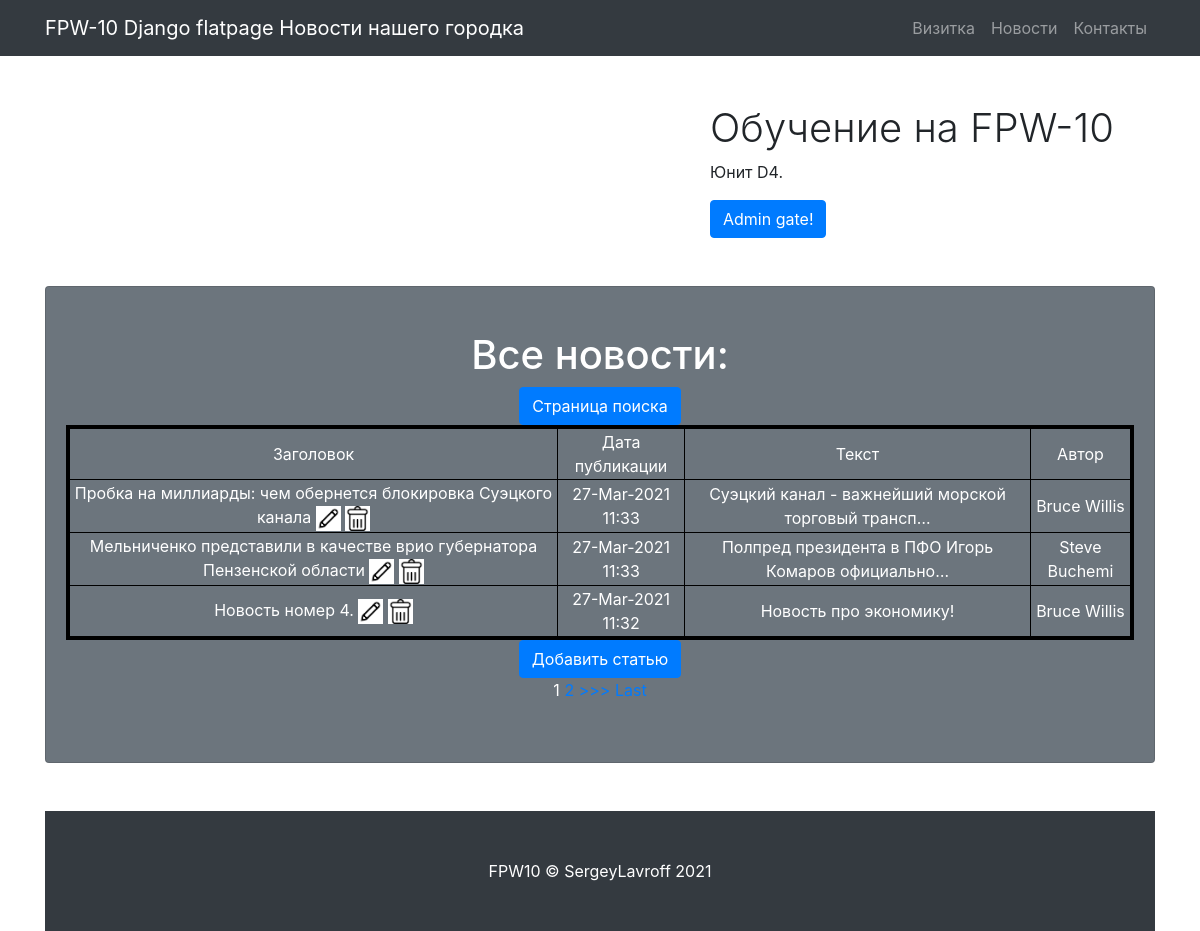
Page /news/ on the committed database.
### news/models.py (models this page shows, shortened)
class News(models.Model):
    title = models.CharField(
        max_length=255,
        unique=True,
    )
    creation_date = models.DateTimeField(auto_now_add=True)
    body = models.TextField()
    rating = models.IntegerField(default = 0)
    category = models.ForeignKey(
        to='Category',
        on_delete=models.CASCADE,
        related_name='news',)
    author = models.ForeignKey(
        to='Author',
        on_delete=models.CASCADE,
        related_name='news',)

class Author(models.Model):
    name = models.CharField(max_length=100, unique=True)
    def __str__(self):
        return f'{self.name.title()}'

### news/views.py (the view)
# urls.py: path('', NewsList.as_view()),
class NewsList(ListView):
    model = News
    template_name = 'news/news.html'
    context_object_name = 'news'
    ordering = ['-creation_date']
    paginate_by = 3

### news/templatetags/custom_filters.py (called while the page is built)
@register.filter(name='censor')
def censor(value):
    if isinstance(value, str):
        repl = ''
        for word in value.split():
            for pattern in PATTERN_1:
                if re.search(pattern, word.strip('.,;:?!-').lower()):
                    repl += '&%!%@' + ' '
                    break
            else:
                repl += word + ' '
        return str(repl)
    else:
        raise ValueError('Цензор обрабатывает только строки.')

### templates/news/news.html (shortened to what this page needs)
{% extends 'flatpages/default.html' %}
{% load static %}
{% load custom_filters %}
{% block title %}
Новости нашего городка
{% endblock title %}
{% block content %}
<h1>Все новости:</h1>
<a class="btn btn-primary" href="/news/search"> Страница поиска </a>
 {% if news %}
         <table bordercolor="black" border="4" width="100%">
            <tr>
                <td>
                    Заголовок
                </td>
                <td>
                    Дата публикации
                </td>
                <td>
                    Текст
                </td>
                <td>
                    Автор
                </td>
            </tr>
             {% for article in news|dictsortreversed:"creation_date" %}
             <tr>
                <td>
                    <a href="{% url 'article' article.id %}" style="color:white;">{{ article.title|censor }}</a>
                    <a href="{% url 'article_edit' article.id %}" style="color:white;">
                        <img border="0" alt="Редактировать" src="{% static 'edit.png' %}" width="25" height="25">
                    </a>
                    <a href="{% url 'article_delete' article.id %}" style="color:white;">
                        <img border="0" alt="Удалить" src="{% static 'delete.png' %}" width="25" height="25">
                    </a>
                </td>
                 <td>
                    {{ article.creation_date|date:'d-M-Y H:i' }}
                </td>
                <td>
                    {{ article.body|truncatechars:50|censor }}
                </td>
                 <td>
                    {{ article.author }}
                </td>
            </tr>
             {% endfor %}
        </table>
    {% else %}
        <h2> Нет новостей! </h2>
    {% endif %}
<a class="btn btn-primary" href="{% url 'article_create' %}">Добавить статью</a> <br>
{% if is_paginated %}
    {% for num in page_obj.paginator.page_range %}
        {% if page_obj.number == num %}
            <a>{{ num }}</a>
        {% elif num > page_obj.number|add:'-3' and num < page_obj.number|add:'3' %}
            <a href="?page={{ num }}">{{ num }}</a>
        {% endif %}
    {% endfor %}
    {% if page_obj.has_next %}
        <a href="?page={{ page_obj.next_page_number }}">>>></a>
        <a href="?page={{ page_obj.paginator.num_pages }}">Last</a>
    {% endif %}
{% endif %}
{% endblock content %}

### static/css/small-business.css (style rules this page uses)
body { padding-top: 56px; }

### rows in the picture
News: title|censor "Пробка на миллиарды: чем обернется блокировка Суэцкого канала", creation_date "27-Mar-2021 11:33", body|censor "Суэцкий канал - важнейший морской торговый трансп…", author "Bruce Willis"
News: title|censor "Мельниченко представили в качестве врио губернатора Пензенской области", creation_date "27-Mar-2021 11:33", body|censor "Полпред президента в ПФО Игорь Комаров официально…", author "Steve Buchemi"
News: title|censor "Новость номер 4.", creation_date "27-Mar-2021 11:32", body|censor "Новость про экономику!", author "Bruce Willis"

### other values in the picture
{{ num }} "1"
